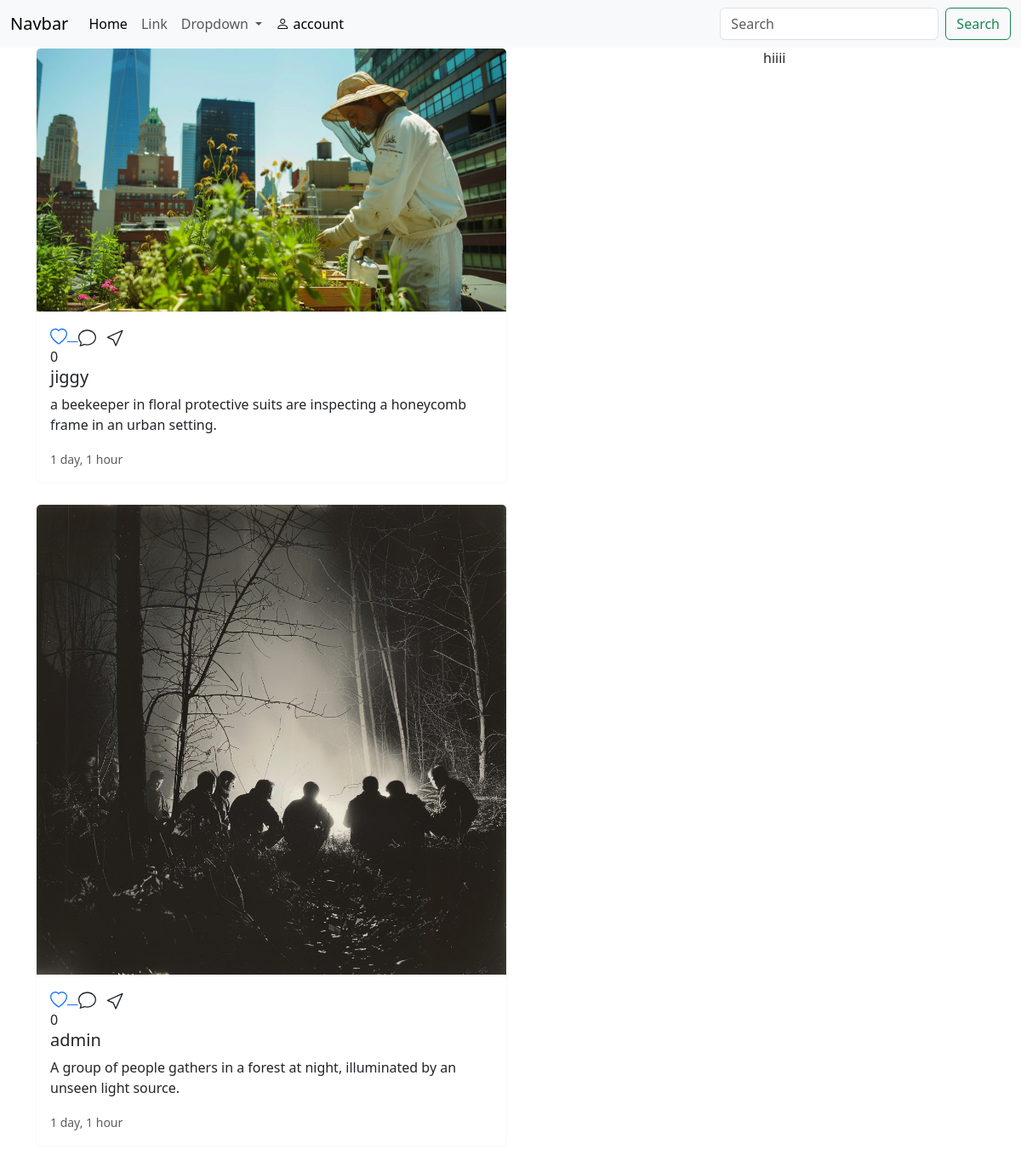
Before: / with the older database file.
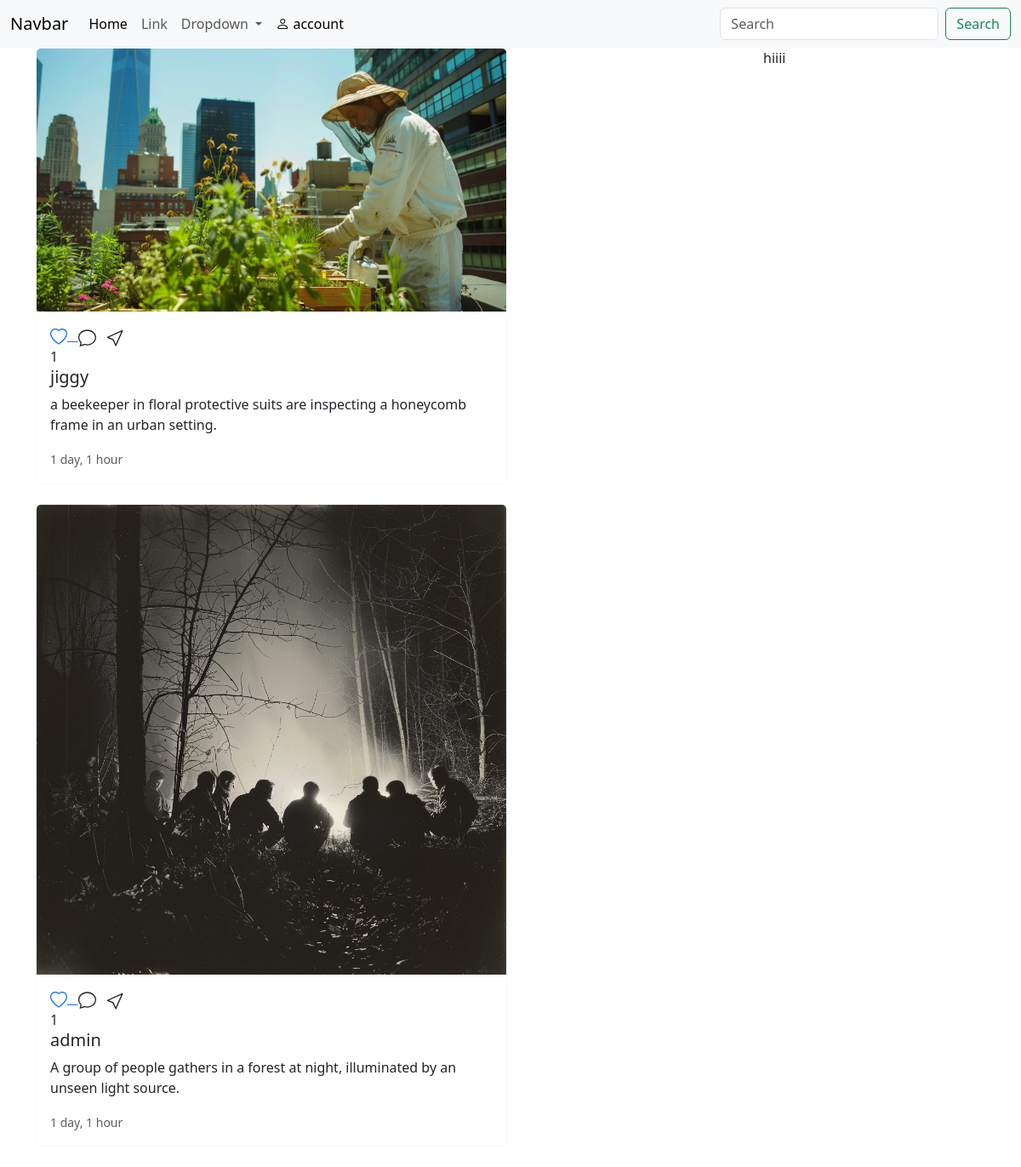
After: the same page with the newer database file.
### main/models.py (models this page shows, shortened)
class Post(models.Model):
    user = models.ForeignKey(User,on_delete=models.CASCADE)
    image = models.ImageField(upload_to='posts/')
    caption = models.TextField(blank=True)
    create_at = models.DateTimeField(auto_now_add=True)
    likes = models.IntegerField(default=0)

### main/views.py (the view)
# urls.py: 2. Add a URL to urlpatterns:  path('', views.home, name='home')
def home(request):
    posts = Post.objects.all().order_by('-create_at')
    context = {"posts":posts}
    return render(request,'home.html',context)

### templates/home.html (shortened to what this page needs)
{% extends 'partial/main.html' %}
{% load static %}
{% block content %}
<div class="container">
    <div class="row">
        <div class="col-9">
            {% for post in posts%}
            <div class="card col-sm-8 mb-4 card border-light">
                <a href="{% url 'post_detail' post.id %}"><img src="{{post.image.url}}" class="card-img-top" alt="..."></a>
                <div class="card-body">
                    <div class="run">
                        <a href="{% url 'like_detail' post.id %}">
                        </a>
                    </div>
                    {{post.likes}}
                <h5 class="card-title">{{post.user}}</h5>
                <p class="card-text">{{post.caption}}</p>
                <p class="card-text"><small class="text-body-secondary">{{post.create_at|timesince}}</small></p>
                </div>
            </div>
            {% endfor %}
        </div>
        <div class="col-3">
            hiiii
        </div>
    </div>
</div>
{% endblock %}

Changed rows visible on the page:
changed Post "jiggy": likes "0" → "1"
changed Post "admin": likes "0" → "1"
